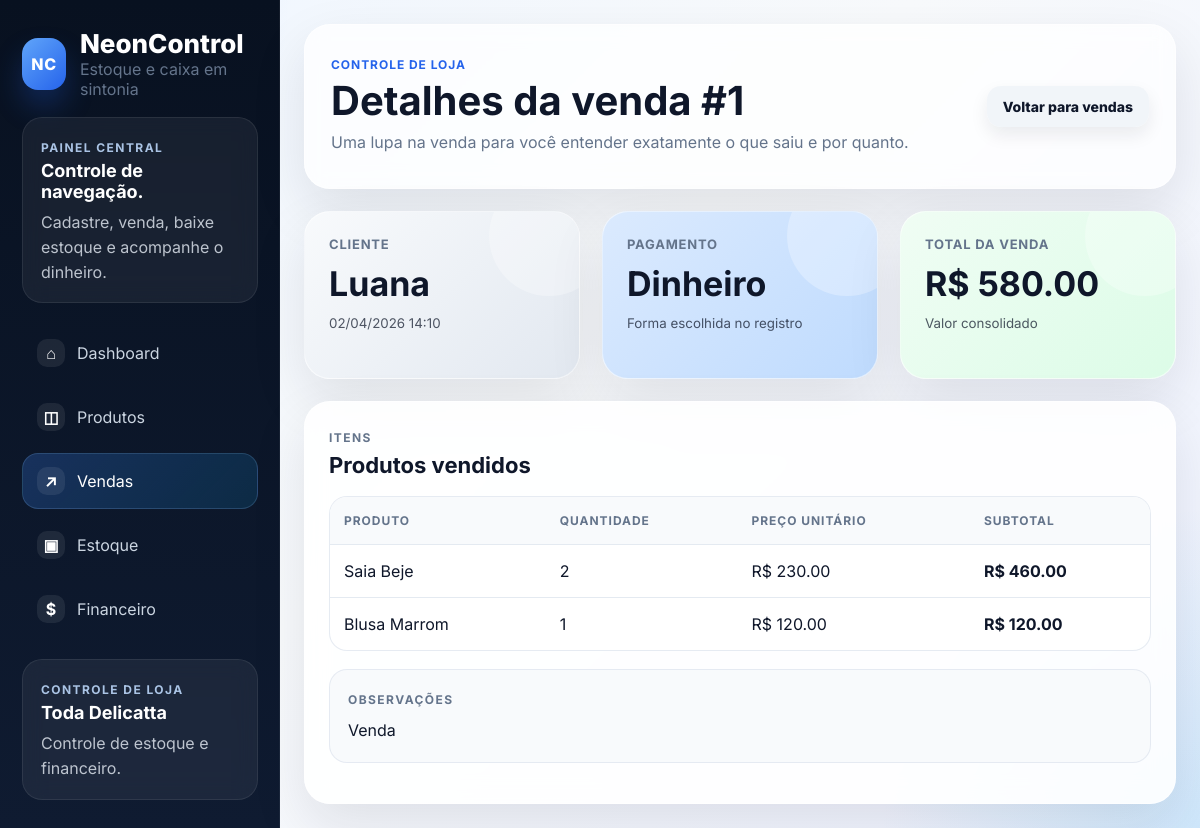
Screenshot of /sales/1 with the database file from the repository.
### app/models/sale.py (models this page shows)
class Sale(Base):
    __tablename__ = 'sales'
    id = Column(Integer, primary_key=True, index=True)
    customer_name = Column(String(120), nullable=True)
    payment_method = Column(String(50), nullable=False)
    total_amount = Column(Float, nullable=False, default=0)
    notes = Column(Text, nullable=True)
    created_at = Column(DateTime, default=datetime.utcnow)
    items = relationship('SaleItem', back_populates='sale', cascade='all, delete-orphan')

class SaleItem(Base):
    __tablename__ = 'sale_items'
    id = Column(Integer, primary_key=True, index=True)
    sale_id = Column(Integer, ForeignKey('sales.id'), nullable=False)
    product_id = Column(Integer, ForeignKey('products.id'), nullable=False)
    quantity = Column(Integer, nullable=False)
    unit_price = Column(Float, nullable=False)
    subtotal = Column(Float, nullable=False)
    sale = relationship('Sale', back_populates='items')
    product = relationship('Product', back_populates='sale_items')

### app/models/product.py (models this page shows)
class Product(Base):
    __tablename__ = 'products'
    id = Column(Integer, primary_key=True, index=True)
    name = Column(String(150), nullable=False)
    sku = Column(String(80), unique=True, nullable=False, index=True)
    category = Column(String(80), nullable=True)
    cost_price = Column(Float, nullable=False, default=0)
    sale_price = Column(Float, nullable=False, default=0)
    stock_quantity = Column(Integer, nullable=False, default=0)
    minimum_stock = Column(Integer, nullable=False, default=0)
    description = Column(Text, nullable=True)
    created_at = Column(DateTime, default=datetime.utcnow)
    updated_at = Column(DateTime, default=datetime.utcnow, onupdate=datetime.utcnow)
    sale_items = relationship('SaleItem', back_populates='product')
    stock_movements = relationship('StockMovement', back_populates='product')

### app/routes/web.py (the view)
@router.get('/sales/{sale_id}')
def sale_detail(request: Request, sale_id: int, db: Session = Depends(get_db)):
    sale = SaleService.get_sale(db, sale_id)
    if not sale:
        return RedirectResponse('/sales?error=Venda+nao+encontrada', status_code=HTTP_303_SEE_OTHER)
    return render(request, 'sale_detail.html', {'active_page': 'sales', 'sale': sale})

### app/templates/sale_detail.html (shortened to what this page needs)
{% extends 'base.html' %}
{% block page_title %}Detalhes da venda #{{ sale.id }}{% endblock %}
{% block page_subtitle %}Uma lupa na venda para você entender exatamente o que saiu e por quanto.{% endblock %}
{% block header_actions %}
<a class="btn secondary" href="/sales">Voltar para vendas</a>
{% endblock %}
{% block content %}
<div class="grid sale-summary-grid">
    <div class="card metric-card neutral">
        <span class="metric-label">Cliente</span>
        <strong>{{ sale.customer_name or 'Não informado' }}</strong>
        <small>{{ sale.created_at.strftime('%d/%m/%Y %H:%M') }}</small>
    </div>
    <div class="card metric-card primary">
        <span class="metric-label">Pagamento</span>
        <strong>{{ sale.payment_method }}</strong>
        <small>Forma escolhida no registro</small>
    </div>
    <div class="card metric-card income">
        <span class="metric-label">Total da venda</span>
        <strong>R$ {{ '%.2f'|format(sale.total_amount) }}</strong>
        <small>Valor consolidado</small>
    </div>
</div>
<section class="card card-elevated">
    <div class="section-head">
        <div>
            <span class="panel-kicker">Itens</span>
            <h3>Produtos vendidos</h3>
        </div>
    </div>
    <div class="table-wrap">
        <table>
            <thead><tr><th>Produto</th><th>Quantidade</th><th>Preço unitário</th><th>Subtotal</th></tr></thead>
            <tbody>
            {% for item in sale.items %}
                <tr>
                    <td>{{ item.product.name if item.product else '-' }}</td>
                    <td>{{ item.quantity }}</td>
                    <td>R$ {{ '%.2f'|format(item.unit_price) }}</td>
                    <td><strong>R$ {{ '%.2f'|format(item.subtotal) }}</strong></td>
                </tr>
            {% endfor %}
            </tbody>
        </table>
    </div>
    {% if sale.notes %}
        <div class="notes-box">
            <span class="panel-kicker">Observações</span>
            <p>{{ sale.notes }}</p>
        </div>
    {% endif %}
</section>
{% endblock %}

### app/static/css/style.css (style rules this page uses)
:root { --bg: #081120; --bg-soft: #0f1b31; --bg-card: rgba(255, 255, 255, 0.88); --panel: #ffffff; --line: rgba(148, 163, 184, 0.18); --text: #0f172a; --muted: #64748b; --muted-soft: #94a3b8; --primary: #2563eb; --primary-dark: #1d4ed8; --primary-soft: #dbeafe; --success: #16a34a; --success-soft: #dcfce7; --danger: #dc2626; --danger-soft: #fee2e2; --warning: #d97706; --warning-soft: #ffedd5; --shadow: 0 22px 55px rgba(15, 23, 42, 0.10); --radius-xl: 26px; --radius-lg: 20px; --radius-md: 14px; }
* { box-sizing: border-box; }
html { scroll-behavior: smooth; }
body { margin: 0; font-family: 'Inter', Arial, Helvetica, sans-serif; color: var(--text); min-height: 100vh; background: radial-gradient(circle at top left, rgba(59, 130, 246, 0.16), transparent 20%), radial-gradient(circle at bottom right, rgba(14, 165, 233, 0.14), transparent 22%), linear-gradient(135deg, #eff6ff 0%, #f8fafc 45%, #eef2ff 100%); display: grid; grid-template-columns: 320px minmax(0, 1fr); }
.panel-kicker { display: inline-flex; align-items: center; gap: 8px; font-size: 12px; letter-spacing: 0.12em; text-transform: uppercase; color: var(--muted); font-weight: 700; }
.grid { display: grid; gap: 22px; }
.card { background: rgba(255,255,255,0.82); border-radius: var(--radius-xl); padding: 24px; box-shadow: var(--shadow); border: 1px solid rgba(255,255,255,0.55); backdrop-filter: blur(12px); min-width: 0; }
.card-elevated { background: rgba(255,255,255,0.88); }
.metric-card { position: relative; overflow: hidden; min-height: 152px; }
.metric-card::after { content: ''; position: absolute; width: 120px; height: 120px; border-radius: 999px; top: -36px; right: -30px; background: rgba(255,255,255,0.28); }
.metric-label { display: block; color: var(--muted); font-size: 13px; letter-spacing: 0.06em; text-transform: uppercase; margin-bottom: 14px; font-weight: 700; }
.metric-card strong { font-size: clamp(28px, 3vw, 34px); display: block; line-height: 1.08; margin-bottom: 10px; }
.metric-card small { color: rgba(15, 23, 42, 0.72); }
.metric-card.income { background: linear-gradient(135deg, #f0fdf4 0%, #dcfce7 100%); }
.metric-card.neutral { background: linear-gradient(135deg, #f8fafc 0%, #e2e8f0 100%); }
.metric-card.primary { background: linear-gradient(135deg, #dbeafe 0%, #bfdbfe 100%); }
.section-head { display: flex; justify-content: space-between; gap: 16px; align-items: flex-start; margin-bottom: 18px; }
.section-head h3, .section-head h4 { margin: 6px 0 0; font-size: 22px; }
.table-wrap { overflow: auto; border-radius: 18px; border: 1px solid rgba(226, 232, 240, 0.85); background: rgba(255,255,255,0.72); }
table { width: 100%; border-collapse: collapse; }
th, td { padding: 16px 14px; border-bottom: 1px solid rgba(226,232,240,0.9); text-align: left; vertical-align: top; }
th { font-size: 12px; text-transform: uppercase; letter-spacing: 0.08em; color: var(--muted); background: rgba(248, 250, 252, 0.95); position: sticky; top: 0; }
tr:last-child td { border-bottom: none; }
.btn { border: none; text-decoration: none; cursor: pointer; padding: 12px 16px; border-radius: 14px; font-weight: 800; display: inline-flex; align-items: center; justify-content: center; font-size: 14px; transition: transform 0.15s ease, box-shadow 0.15s ease, background 0.15s ease; box-shadow: 0 8px 18px rgba(15, 23, 42, 0.08); }
.btn.secondary { background: rgba(241, 245, 249, 0.95); color: #0f172a; }
.sale-summary-grid { grid-template-columns: repeat(auto-fit, minmax(220px, 1fr)); }
.notes-box { margin-top: 18px; padding: 18px; border-radius: 18px; background: rgba(248,250,252,0.9); border: 1px solid rgba(226,232,240,0.85); }
.notes-box p { margin: 10px 0 0; line-height: 1.6; }
@media (max-width: 1320px) { body { grid-template-columns: 280px minmax(0, 1fr); } }

### rows the page displays
Sale: id "1", customer_name "Luana", created_at "02/04/2026 14:10", payment_method "Dinheiro", total_amount "580.00", notes "Venda"
SaleItem: product "Saia Beje", quantity "2", unit_price "230.00", subtotal "460.00"
SaleItem: product "Blusa Marrom", quantity "1", unit_price "120.00", subtotal "120.00"
